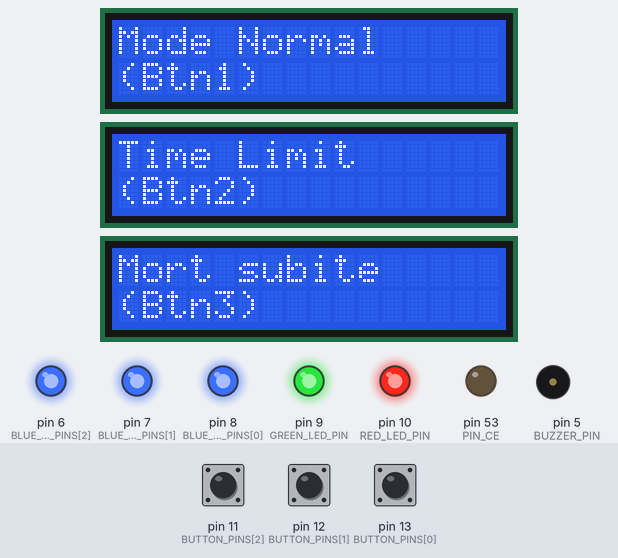
A sketch run on a simulated Arduino Mega 2560, built with avr-gcc and run on an emulated ATmega2560. Parts: 3 × 16×2 character LCD, output pins drawn as LEDs (lit = HIGH), buzzer (waves = sounding). Dashed ring = blinking. The inputs (shaded band) are chosen by the test bench; at power-on: pin 11 (BUTTON_PINS[2]) HIGH, pin 12 (BUTTON_PINS[1]) HIGH, pin 13 (BUTTON_PINS[0]) HIGH. Random numbers use the default seed unless the sketch sets one.

Above: at 1.0 s.
1.1 s: pin 11 (BUTTON_PINS[2]) pulled LOW for 0.15 s
At 2.8 s:
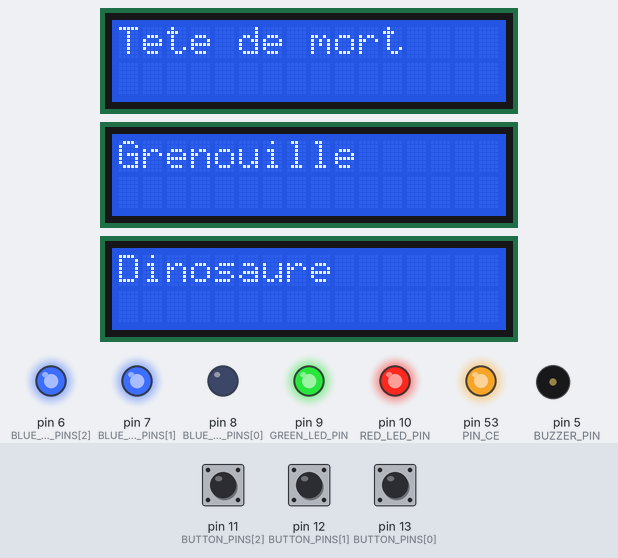
4.2 s: pin 11 (BUTTON_PINS[2]) pulled LOW for 3.2 s
At 8.6 s:
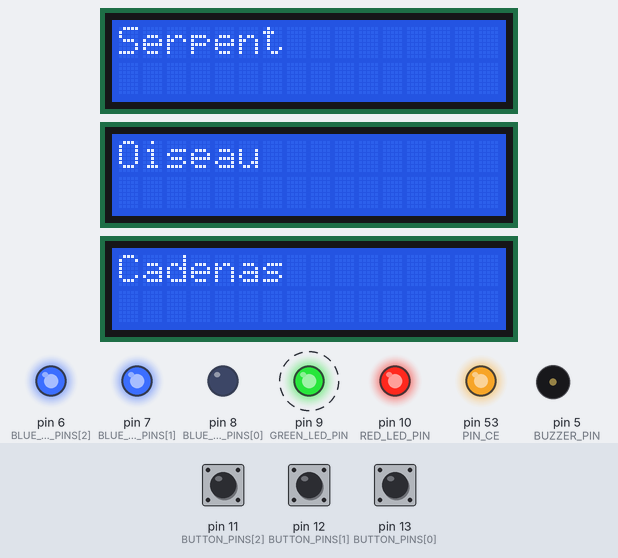
8.9 s: pin 12 (BUTTON_PINS[1]) pulled LOW for 3.2 s
At 13.0 s:
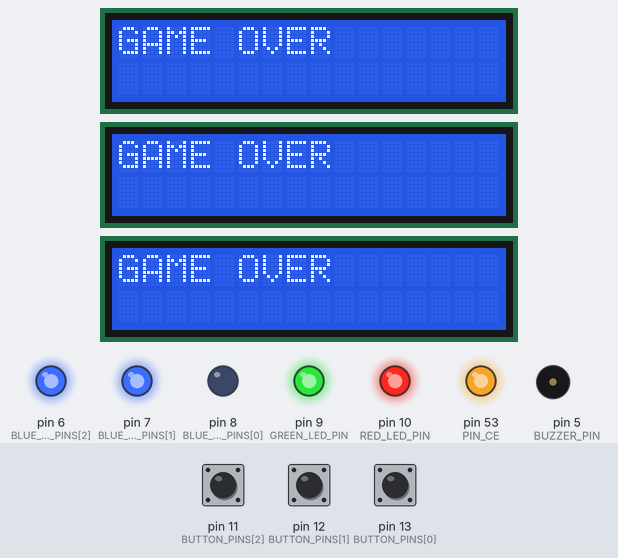
13.6 s: pin 11 (BUTTON_PINS[2]) driven LOW and pin 12 (BUTTON_PINS[1]) driven LOW
16.6 s: pin 13 (BUTTON_PINS[0]) pulled LOW for 3.2 s
At 17.5 s:
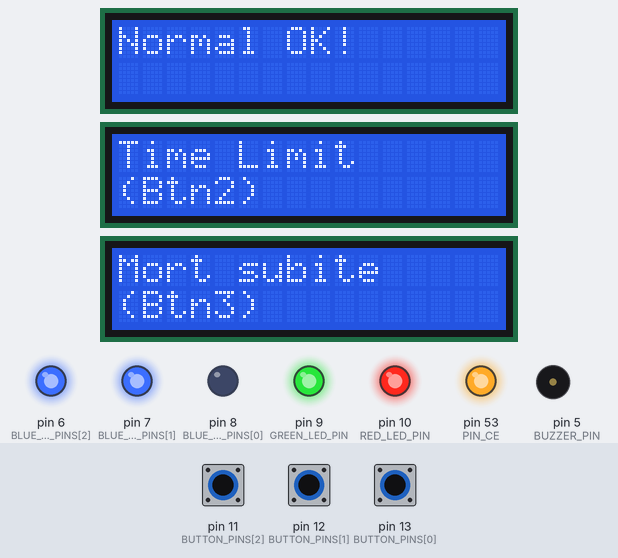
21.3 s: pin 12 (BUTTON_PINS[1]) driven HIGH
At 26.4 s:
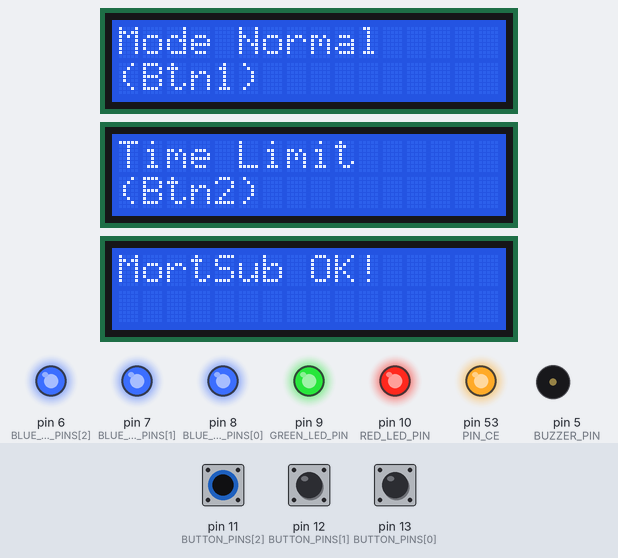
Timing chart, 0 to 28.2 s (numbered marks = the images above; inputs shaded):
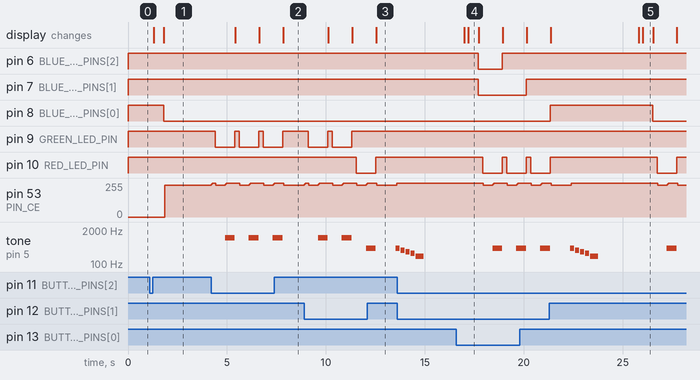

Measured:
- after the input at 1.1 s, pin 8 (BLUE_LED_PINS[0]): HIGH → LOW after 0.70 s; pin 53 (PIN_CE): 0/255 → 237/255 after 0.76 s; the display: first changes after 0.20 s (image 1 shows a later state)
- after the input at 4.2 s, pin 9 (GREEN_LED_PIN): alternates HIGH for 0.21 s and LOW for 1.0 s, starting after 0.20 s
- after the input at 8.9 s, pin 9 (GREEN_LED_PIN): alternates HIGH for 0.21 s and LOW for 1.0 s, 4 changes in all, then stays HIGH, starting after 0.20 s
- by itself, tone on pin 5 (BUZZER_PIN): plays 392 Hz for 0.20 s, 330 Hz for 0.20 s, 294 Hz for 0.20 s, 262 Hz for 0.20 s, 200 Hz for 0.40 s, 400 Hz for 0.50 s
- what the display in image 4 shows lasts 0.5 s, from 17.2 s to 17.7 s

The sketch:

main.ino
```cpp
#include <SPI.h>         // Pour communiquer via le bus SPI avec la matrice
#include <Arduino.h>
#include <LiquidCrystal.h> // Pour gérer l'affichage sur LCD

// --- Instances d'écrans LCD (pins RS, E, D4, D5, D6, D7) ---
LiquidCrystal lcd1(22, 23, 24, 25, 26, 27);
LiquidCrystal lcd2(28, 29, 30, 31, 32, 33);
LiquidCrystal lcd3(34, 35, 36, 37, 38, 39);

// --- Brochage et constantes ---
#define PIN_CE         53      // Sortie "Chip Enable" pour la matrice via SPI
#define BUZZER_PIN     5       // Buzzer pour feedback sonore
#define RED_LED_PIN    10      // LED rouge (erreur)
#define GREEN_LED_PIN  9       // LED verte (bonne réponse)
const int BLUE_LED_PINS[] = {8, 7, 6}; // LEDs bleues (indicateur de vies)
const int BUTTON_PINS[]   = {13,12,11}; // 3 boutons pour la sélection de réponse

// Fréquences pour signal sonore
#define WIN_FREQUENCY  1000
#define LOSE_FREQUENCY 400

// Couleurs pour la matrice (3 bits : R/G/B)
#define NO_COLOR 0b000
#define RED      0b100
#define GREEN    0b010
#define BLUE     0b001
#define CYAN     0b011

// Modes de jeu
#define MODE_NORMAL       0
#define MODE_TIME_LIMIT   1
#define MODE_SUDDEN_DEATH 2
#define TIME_LIMIT_MS     4000  // 4 secondes max pour le mode Time Limit

// --- Tableaux d'images affichables sur la matrice (codés en R/G/B) ---
const uint8_t images[][8][8] = {
    // Chaque image est un tableau 8x8, chaque case indique la couleur

    // Grenouille
  {
    { NO_COLOR, GREEN, GREEN, GREEN, NO_COLOR, GREEN, GREEN, GREEN },
    { NO_COLOR, GREEN, CYAN, GREEN, NO_COLOR, GREEN, CYAN, GREEN },
    { GREEN, GREEN, GREEN, GREEN, GREEN, GREEN, GREEN, GREEN },
    { GREEN, RED, RED, RED, RED, RED, RED, RED },
    { GREEN, GREEN, GREEN, GREEN, GREEN, GREEN, GREEN, GREEN },
    { GREEN, GREEN, GREEN, GREEN, GREEN, GREEN, GREEN, GREEN },
    { GREEN, GREEN, GREEN, GREEN, GREEN, GREEN, GREEN, GREEN },
    { GREEN, GREEN, NO_COLOR, GREEN, GREEN, GREEN, NO_COLOR, GREEN }
  },
      // Oiseau
  {
    { NO_COLOR, NO_COLOR, CYAN, CYAN, NO_COLOR, NO_COLOR, NO_COLOR, NO_COLOR },
    { NO_COLOR, CYAN, CYAN, CYAN, CYAN, NO_COLOR, NO_COLOR, NO_COLOR },
    { RED, CYAN, BLUE, CYAN, CYAN, NO_COLOR, NO_COLOR, GREEN },
    { NO_COLOR, CYAN, CYAN, CYAN, GREEN, GREEN, GREEN, GREEN },
    { NO_COLOR, CYAN, CYAN, CYAN, GREEN, GREEN, GREEN, GREEN },
    { NO_COLOR, NO_COLOR, CYAN, CYAN, CYAN, CYAN, CYAN, NO_COLOR },
    { NO_COLOR, NO_COLOR, CYAN, CYAN, CYAN, CYAN, CYAN, NO_COLOR },
    { NO_COLOR, NO_COLOR, RED, NO_COLOR, RED, NO_COLOR, NO_COLOR, NO_COLOR }
  },
      // Arbre
  {
    { NO_COLOR, NO_COLOR, GREEN, GREEN, GREEN, GREEN, NO_COLOR, NO_COLOR },
    { NO_COLOR, GREEN, GREEN, GREEN, GREEN, GREEN, GREEN, NO_COLOR },
    { NO_COLOR, GREEN, GREEN, GREEN, GREEN, GREEN, GREEN, NO_COLOR },
    { NO_COLOR, GREEN, GREEN, GREEN, GREEN, GREEN, GREEN, NO_COLOR },
    { NO_COLOR, NO_COLOR, GREEN, GREEN, GREEN, GREEN, NO_COLOR, NO_COLOR },
    { NO_COLOR, NO_COLOR, NO_COLOR, RED, RED, NO_COLOR, NO_COLOR, NO_COLOR },
    { NO_COLOR, NO_COLOR, NO_COLOR, RED, RED, NO_COLOR, NO_COLOR, NO_COLOR },
    { NO_COLOR, NO_COLOR, NO_COLOR, RED, RED, NO_COLOR, NO_COLOR, NO_COLOR }
  },
      // Coeur
  {
    { NO_COLOR, RED, RED, NO_COLOR, NO_COLOR, RED, RED, NO_COLOR },
    { RED, RED, RED, RED, RED, RED, RED, RED },
    { RED, RED, RED, RED, RED, RED, RED, RED },
    { RED, RED, RED, RED, RED, RED, RED, RED },
    { RED, RED, RED, RED, RED, RED, RED, RED },
    { NO_COLOR, RED, RED, RED, RED, RED, RED, NO_COLOR },
    { NO_COLOR, NO_COLOR, RED, RED, RED, RED, NO_COLOR, NO_COLOR },
    { NO_COLOR, NO_COLOR, NO_COLOR, RED, RED, NO_COLOR, NO_COLOR, NO_COLOR }
  },
  // Serpent
  {
    { NO_COLOR,NO_COLOR,NO_COLOR,NO_COLOR,NO_COLOR,NO_COLOR,NO_COLOR,GREEN },
    { NO_COLOR,GREEN,  GREEN,  GREEN,  GREEN,  GREEN,  GREEN,  GREEN },
    { NO_COLOR,GREEN,  NO_COLOR,NO_COLOR,NO_COLOR,NO_COLOR,NO_COLOR,NO_COLOR },
    { NO_COLOR,GREEN,  GREEN,  GREEN,  GREEN,  GREEN,  NO_COLOR,NO_COLOR },
    { NO_COLOR,NO_COLOR,NO_COLOR,NO_COLOR,NO_COLOR,GREEN,  NO_COLOR,NO_COLOR },
    { CYAN,  GREEN, CYAN,  GREEN,  GREEN,  GREEN,  NO_COLOR,NO_COLOR },
    { GREEN,  GREEN,  GREEN,  NO_COLOR,NO_COLOR,NO_COLOR,NO_COLOR,NO_COLOR },
    { RED,    NO_COLOR,NO_COLOR,NO_COLOR,NO_COLOR,NO_COLOR,NO_COLOR,NO_COLOR }
  },
  // Tête de mort
  {
    { RED,RED,RED,RED,RED,RED,RED,RED },
    { RED,RED,RED,RED,RED,RED,RED,RED },
    { RED,RED,RED,RED,RED,RED,RED,RED },
    { RED,NO_COLOR,RED,RED,RED,NO_COLOR,RED,RED },
    { RED,RED,RED,NO_COLOR,RED,RED,RED,RED },
    { RED,RED,RED,RED,RED,RED,RED,RED },
    { NO_COLOR,RED,NO_COLOR,RED,NO_COLOR,RED,NO_COLOR,NO_COLOR },
    { NO_COLOR,RED,NO_COLOR,RED,NO_COLOR,RED,NO_COLOR,NO_COLOR }
  },
  // Dinosaure
  {
    { NO_COLOR,GREEN, GREEN, GREEN, GREEN, GREEN, NO_COLOR,NO_COLOR },
    { GREEN,   NO_COLOR,GREEN, NO_COLOR,GREEN, NO_COLOR,NO_COLOR,NO_COLOR },
    { GREEN,   GREEN,  GREEN, GREEN, GREEN, NO_COLOR,NO_COLOR,NO_COLOR },
    { NO_COLOR,NO_COLOR,GREEN, GREEN, GREEN, NO_COLOR,NO_COLOR,NO_COLOR },
    { NO_COLOR,GREEN,  CYAN,  GREEN,GREEN, NO_COLOR,GREEN, NO_COLOR },
    { NO_COLOR,NO_COLOR,CYAN, CYAN,GREEN, NO_COLOR,GREEN, NO_COLOR },
    { NO_COLOR,NO_COLOR,CYAN, CYAN,GREEN, GREEN, NO_COLOR,NO_COLOR },
    { NO_COLOR,NO_COLOR,GREEN, NO_COLOR,GREEN,NO_COLOR,NO_COLOR,NO_COLOR }
  },
  // Cadenas
  {
    { NO_COLOR,NO_COLOR,BLUE,  BLUE, BLUE, NO_COLOR,NO_COLOR,NO_COLOR },
    { NO_COLOR,BLUE,    NO_COLOR,NO_COLOR,NO_COLOR,BLUE, NO_COLOR,NO_COLOR },
    { NO_COLOR,BLUE,    NO_COLOR,NO_COLOR,NO_COLOR,BLUE, NO_COLOR,NO_COLOR },
    { BLUE,    BLUE,    BLUE,   BLUE, BLUE, BLUE,  BLUE,   NO_COLOR },
    { BLUE,    BLUE,    BLUE,   NO_COLOR,BLUE,BLUE,BLUE,   NO_COLOR },
    { BLUE,    BLUE,    BLUE,   NO_COLOR,BLUE,BLUE,BLUE,   NO_COLOR },
    { BLUE,    BLUE,    BLUE,   BLUE, BLUE, BLUE,  BLUE,   NO_COLOR },
    { NO_COLOR,NO_COLOR,BLUE,   BLUE, BLUE, NO_COLOR,NO_COLOR,NO_COLOR }
  }
};

// On associe chaque image à une réponse textuelle
static const int NB_IMAGES = sizeof(images) / sizeof(images[0]);
const char* answers[] = {
  "Grenouille","Oiseau","Arbre","Coeur","Serpent",
  "Tete de mort","Dinosaure","Cadenas"
};

// Variables de jeu
int imageOrder[NB_IMAGES], questionIndex, currentImage=-1, correctButton;
String options[3];
int lives=3, gameMode=0;
bool timeLimitActive=false;
unsigned long lastPressTime=0, gameStartTime=0;
long bestScore=0;

// --- Fonctions déclarées plus bas ---
void selectGameMode();
void resetGame();
void shuffleImages();
void nextQuestion();
void generateQuestion();
void displayMatrix();
void displayRow(uint8_t row);
void checkButtonPress();
long computeScore(unsigned long totalTimeMs,int finalLives);
void showFullColor(uint8_t color, unsigned long ms);
void playVictoryTune();
void playGameOverTune();

// --- Initialisation des pins et setup des LCD ---
void setup(){
  pinMode(PIN_CE, OUTPUT);
  SPI.begin(); // Initialisation du bus SPI pour la matrice

  // Boutons en INPUT_PULLUP : ils seront à l'état LOW quand pressés
  for(int i=0;i<3;i++)
    pinMode(BUTTON_PINS[i], INPUT_PULLUP);

  // LEDs en sortie (rouge, verte, bleues = vies)
  pinMode(RED_LED_PIN, OUTPUT);
  pinMode(GREEN_LED_PIN, OUTPUT);
  for(int i=0;i<3;i++)
    pinMode(BLUE_LED_PINS[i], OUTPUT);

  // Extinction par défaut (LEDs en HIGH car câblage inversé)
  digitalWrite(RED_LED_PIN, HIGH);
  digitalWrite(GREEN_LED_PIN, HIGH);
  for(int i=0;i<3;i++)
    digitalWrite(BLUE_LED_PINS[i], HIGH);

  // Initialisation des LCD 16×2
  lcd1.begin(16,2);
  lcd2.begin(16,2);
  lcd3.begin(16,2);

  // On demande à l'utilisateur de choisir le mode de jeu
  selectGameMode();
}

void loop(){
  // Affichage en continu de la matrice (pour éviter flicker)
  displayMatrix();
  // Contrôle si un bouton est pressé
  checkButtonPress();
}

// --- Choix du mode de jeu via les boutons ---
void selectGameMode(){
  // Affiche un titre sur chaque LCD
  lcd1.clear(); lcd1.print("Mode Normal");    lcd1.setCursor(0,1); lcd1.print("(Btn1)");
  lcd2.clear(); lcd2.print("Time Limit");     lcd2.setCursor(0,1); lcd2.print("(Btn2)");
  lcd3.clear(); lcd3.print("Mort subite");    lcd3.setCursor(0,1); lcd3.print("(Btn3)");

  // Boucle jusqu'au choix
  while(true){
    for(int i=0;i<3;i++){
      if(!digitalRead(BUTTON_PINS[i])){ // Pression bouton
        delay(200); // Anti-rebond simple
        if(i==0){
          gameMode=MODE_NORMAL;
          lcd1.clear(); lcd1.print("Normal OK!");
        }
        if(i==1){
          gameMode=MODE_TIME_LIMIT;
          lcd2.clear(); lcd2.print("TimeLim OK!");
        }
        if(i==2){
          gameMode=MODE_SUDDEN_DEATH;
          lcd3.clear(); lcd3.print("MortSub OK!");
        }
        delay(500);
        resetGame();
        return;
      }
    }
  }
}

// --- Réinitialise les paramètres pour une nouvelle partie ---
void resetGame(){
  questionIndex = 0;
  currentImage  = -1;
  correctButton = 0;
  lastPressTime = 0;
  timeLimitActive = false;

  // Vies selon le mode
  if(gameMode == MODE_SUDDEN_DEATH)
    lives = 1;
  else
    lives = 3;

  // Affiche les vies (LEDs bleues) ; si i < lives → LED ON (LOW)
  for(int i=0;i<3;i++)
    digitalWrite(BLUE_LED_PINS[i], (i<lives) ? LOW : HIGH);

  // En mode normal, on démarre un chrono pour le score final
  if(gameMode == MODE_NORMAL)
    gameStartTime = millis();

  // Mélange l'ordre des images et démarre la première question
  shuffleImages();
  nextQuestion();
}

// --- Mélange le tableau d'images de façon aléatoire ---
void shuffleImages(){
  for(int i=0; i<NB_IMAGES; i++)
    imageOrder[i] = i;
  for(int i=0; i<NB_IMAGES; i++){
    int j = random(NB_IMAGES);
    int tmp = imageOrder[i];
    imageOrder[i] = imageOrder[j];
    imageOrder[j] = tmp;
  }
}

// --- Passe à la question suivante ---
void nextQuestion(){
  if(questionIndex >= NB_IMAGES){
    // Plus d'images = victoire
    lcd1.clear(); lcd1.print("BRAVO!");
    lcd2.clear(); lcd2.print("BRAVO!");
    lcd3.clear(); lcd3.print("BRAVO!");
    showFullColor(GREEN, 1000); // Écran vert
    playVictoryTune();

    // Si mode normal, calcul du score final
    if(gameMode == MODE_NORMAL){
      unsigned long totalTime = millis() - gameStartTime;
      long s = computeScore(totalTime, lives);
      lcd1.setCursor(0,1); lcd1.print("Score:"); lcd1.print(s);
      // On vérifie si c'est un record
      if(s > bestScore){
        bestScore = s;
        lcd2.setCursor(0,1); lcd2.print("Nouveau record!");
      }
    }
    delay(3000);
    selectGameMode(); // Retour au choix de mode
    return;
  }
  // Sélectionne la prochaine image
  currentImage = imageOrder[questionIndex++];
  generateQuestion();

  // En mode Time Limit ou Mort subite, on active le délai
  timeLimitActive = (gameMode == MODE_TIME_LIMIT || gameMode == MODE_SUDDEN_DEATH);
  lastPressTime   = millis();
}

// --- Prépare l'affichage des réponses possibles, dont une correcte ---
void generateQuestion(){
  correctButton = random(0,3);
  int idx = currentImage;
  options[correctButton] = answers[idx];

  int totalAnswers = NB_IMAGES;
  for(int i=0;i<3;i++){
    if(i != correctButton){
      int w;
      // On cherche une réponse incorrecte, pas déjà utilisée
      do { w = random(totalAnswers); }
      while(w == idx || options[0] == answers[w] || options[1] == answers[w]);
      options[i] = answers[w];
    }
  }

  // Affiche le texte de chaque option sur un LCD
  lcd1.clear(); lcd1.print(options[0].substring(0,16));
  lcd2.clear(); lcd2.print(options[1].substring(0,16));
  lcd3.clear(); lcd3.print(options[2].substring(0,16));
}

// --- Gère l'affichage de la matrice (rafraîchissement ligne par ligne) ---
void displayMatrix(){
  if(currentImage < 0) return; // Pas d'image si pas de question
  for(uint8_t r=0; r<8; r++){
    displayRow(r);
    delayMicroseconds(200);
  }
}

// --- Affiche une ligne de la matrice (sélectionne R/G/B) ---
void displayRow(uint8_t row){
  uint8_t rm=0, gm=0, bm=0; // masques pour rouge, vert, bleu
  for(uint8_t c=0; c<8; c++){
    uint8_t col = images[currentImage][row][c];
    if(col & RED)   rm |= (1 << c);
    if(col & GREEN) gm |= (1 << c);
    if(col & BLUE)  bm |= (1 << c);
  }
  // Transmission en SPI : on envoie la "ligne" pour R, B, G
  digitalWrite(PIN_CE, LOW);
  SPI.transfer(~rm);
  SPI.transfer(~bm);
  SPI.transfer(~gm);
  SPI.transfer(1 << row);
  digitalWrite(PIN_CE, HIGH);
}

// --- Vérifie si un bouton de réponse est pressé, gère la logique de victoire / erreur ---
void checkButtonPress(){
  // Gère la limite de temps si mode Time Limit / Mort subite
  if(timeLimitActive && (millis() - lastPressTime > TIME_LIMIT_MS)){
    // Temps écoulé = erreur
    digitalWrite(RED_LED_PIN, LOW);
    showFullColor(RED, 500); // Écran rouge
    tone(BUZZER_PIN, LOSE_FREQUENCY);
    delay(500);
    digitalWrite(RED_LED_PIN, HIGH);
    noTone(BUZZER_PIN);

    // En mort subite : fin de partie directe
    if(gameMode == MODE_SUDDEN_DEATH){
      lcd1.clear(); lcd1.print("GAME OVER");
      lcd2.clear(); lcd2.print("GAME OVER");
      lcd3.clear(); lcd3.print("GAME OVER");
      showFullColor(RED,1000);
      playGameOverTune();
      delay(2000);
      selectGameMode();
      return;
    } else {
      // Sinon, on perd une vie
      if(lives>0) digitalWrite(BLUE_LED_PINS[--lives], HIGH);
      if(lives<=0){
        // Plus de vies = game over
        lcd1.clear(); lcd1.print("GAME OVER");
        lcd2.clear(); lcd2.print("GAME OVER");
        lcd3.clear(); lcd3.print("GAME OVER");
        showFullColor(RED, 1000);
        playGameOverTune();
        delay(2000);
        selectGameMode();
        return;
      }
    }
    // On passe à la prochaine question
    nextQuestion();
    return;
  }

  // Si un bouton est pressé...
  for(int i=0;i<3;i++){
    if(!digitalRead(BUTTON_PINS[i])){ // LOW = press
      delay(200); // Anti-rebond
      if(i == correctButton){
        // Bonne réponse
        digitalWrite(GREEN_LED_PIN, LOW);
        showFullColor(GREEN, 500);
        tone(BUZZER_PIN, WIN_FREQUENCY);
        delay(500);
        digitalWrite(GREEN_LED_PIN, HIGH);
        noTone(BUZZER_PIN);

        // Si c'était la dernière question
        if(questionIndex >= NB_IMAGES){
          lcd1.clear(); lcd1.print("VICTOIRE!");
          showFullColor(GREEN, 800);
          playVictoryTune();
          if(gameMode == MODE_NORMAL){
            long s = computeScore(millis()-gameStartTime, lives);
            lcd2.clear(); lcd2.print("Score:"); lcd2.print(s);
            // Vérifie record
            if(s>bestScore){
              bestScore=s;
              lcd3.clear(); lcd3.print("Nouveau record");
            }
          }
          delay(2000);
          selectGameMode();
          return;
        } else {
          nextQuestion();
        }
      } else {
        // Mauvaise réponse
        digitalWrite(RED_LED_PIN, LOW);
        showFullColor(RED, 500);
        tone(BUZZER_PIN, LOSE_FREQUENCY);
        delay(500);
        digitalWrite(RED_LED_PIN, HIGH);
        noTone(BUZZER_PIN);

        if(gameMode == MODE_SUDDEN_DEATH){
          // En mort subite, erreur = fin du jeu
          lcd1.clear(); lcd1.print("GAME OVER");
          lcd2.clear(); lcd2.print("GAME OVER");
          lcd3.clear(); lcd3.print("GAME OVER");
          showFullColor(RED, 1000);
          playGameOverTune();
          delay(2000);
          selectGameMode();
          return;
        } else {
          // Sinon, on perd une vie
          if(lives > 0) digitalWrite(BLUE_LED_PINS[--lives], HIGH);
          if(lives <= 0){
            // Plus de vies = game over
            lcd1.clear(); lcd1.print("GAME OVER");
            lcd2.clear(); lcd2.print("GAME OVER");
            lcd3.clear(); lcd3.print("GAME OVER");
            showFullColor(RED, 1000);
            playGameOverTune();
            delay(2000);
            selectGameMode();
            return;
          }
          // Passe à la question suivante
          nextQuestion();
        }
      }
      return;
    }
  }
}

// --- Calcul simple de score : dépend du temps et du nombre de vies restantes ---
long computeScore(unsigned long t, int lf){
  // On peut modifier la formule pour ajuster la difficulté
  long s = (lf * 10000L) - (long)(t / 100);
  return (s < 0) ? 0 : s;
}

// --- Affiche une couleur plein écran sur la matrice pendant 'ms' millisecondes ---
void showFullColor(uint8_t color, unsigned long ms){
  unsigned long t = millis();
  while(millis() - t < ms){
    for(uint8_t row=0; row<8; row++){
      uint8_t rm=0, gm=0, bm=0;
      // Sur chaque ligne, on active tous les pixels de la couleur choisie
      for(uint8_t col=0; col<8; col++){
        if(color & RED)   rm |= (1 << col);
        if(color & GREEN) gm |= (1 << col);
        if(color & BLUE)  bm |= (1 << col);
      }
      digitalWrite(PIN_CE, LOW);
      SPI.transfer(~rm);
      SPI.transfer(~bm);
      SPI.transfer(~gm);
      SPI.transfer(1 << row);
      digitalWrite(PIN_CE, HIGH);
      delayMicroseconds(200);
    }
  }
}

// --- Jouer un "jingle" de victoire ---
void playVictoryTune(){
  int melody[] = { 262, 294, 330, 392 }; // Do, Ré, Mi, Sol
  for(int i=0; i<4; i++){
    tone(BUZZER_PIN, melody[i], 200);
    delay(250);
  }
  noTone(BUZZER_PIN);
}

// --- Jouer un "jingle" de game over ---
void playGameOverTune(){
  int melody[] = { 392, 330, 294, 262 }; // Sol, Mi, Ré, Do (descendant)
  for(int i=0; i<4; i++){
    tone(BUZZER_PIN, melody[i], 200);
    delay(250);
  }
  tone(BUZZER_PIN, 200, 400); // Note plus grave, plus longue
  delay(450);
  noTone(BUZZER_PIN);
}
```
